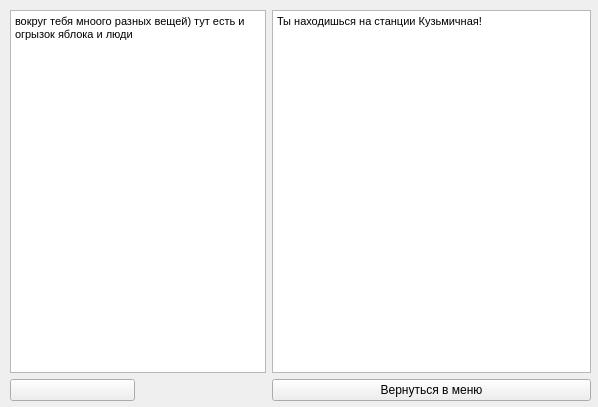
<?xml version="1.0" encoding="UTF-8"?>
<ui version="4.0">
 <class>GameMap</class>
 <widget class="QWidget" name="GameMap">
  <property name="geometry">
   <rect>
    <x>0</x>
    <y>0</y>
    <width>598</width>
    <height>407</height>
   </rect>
  </property>
  <property name="windowTitle">
   <string>Form</string>
  </property>
  <widget class="QWidget" name="gridLayoutWidget">
   <property name="geometry">
    <rect>
     <x>10</x>
     <y>10</y>
     <width>581</width>
     <height>391</height>
    </rect>
   </property>
   <layout class="QGridLayout" name="gridLayout">
    <item row="6" column="0" colspan="2">
     <layout class="QGridLayout" name="gridLayout_2"/>
    </item>
    <item row="3" column="2">
     <widget class="QPushButton" name="toMenuBtn">
      <property name="text">
       <string>Вернуться в меню</string>
      </property>
     </widget>
    </item>
    <item row="1" column="2">
     <widget class="QTextEdit" name="textEdit_2">
      <property name="html">
       <string>&lt;!DOCTYPE HTML PUBLIC &quot;-//W3C//DTD HTML 4.0//EN&quot; &quot;http://www.w3.org/TR/REC-html40/strict.dtd&quot;&gt;
&lt;html&gt;&lt;head&gt;&lt;meta name=&quot;qrichtext&quot; content=&quot;1&quot; /&gt;&lt;style type=&quot;text/css&quot;&gt;
p, li { white-space: pre-wrap; }
&lt;/style&gt;&lt;/head&gt;&lt;body style=&quot; font-family:'MS Shell Dlg 2'; font-size:8.25pt; font-weight:400; font-style:normal;&quot;&gt;
&lt;p style=&quot; margin-top:0px; margin-bottom:0px; margin-left:0px; margin-right:0px; -qt-block-indent:0; text-indent:0px;&quot;&gt;Ты находишься на станции Кузьмичная!&lt;/p&gt;&lt;/body&gt;&lt;/html&gt;</string>
      </property>
     </widget>
    </item>
    <item row="3" column="0">
     <widget class="QPushButton" name="point_1_btn">
      <property name="text">
       <string/>
      </property>
     </widget>
    </item>
    <item row="1" column="0" colspan="2">
     <widget class="QTextEdit" name="textEdit">
      <property name="html">
       <string>&lt;!DOCTYPE HTML PUBLIC &quot;-//W3C//DTD HTML 4.0//EN&quot; &quot;http://www.w3.org/TR/REC-html40/strict.dtd&quot;&gt;
&lt;html&gt;&lt;head&gt;&lt;meta name=&quot;qrichtext&quot; content=&quot;1&quot; /&gt;&lt;style type=&quot;text/css&quot;&gt;
p, li { white-space: pre-wrap; }
&lt;/style&gt;&lt;/head&gt;&lt;body style=&quot; font-family:'MS Shell Dlg 2'; font-size:8.25pt; font-weight:400; font-style:normal;&quot;&gt;
&lt;p style=&quot; margin-top:0px; margin-bottom:0px; margin-left:0px; margin-right:0px; -qt-block-indent:0; text-indent:0px;&quot;&gt;вокруг тебя мноого разных вещей) тут есть и огрызок яблока и люди &lt;/p&gt;&lt;/body&gt;&lt;/html&gt;</string>
      </property>
     </widget>
    </item>
    <item row="3" column="1">
     <widget class="QLabel" name="label">
      <property name="text">
       <string/>
      </property>
     </widget>
    </item>
   </layout>
  </widget>
 </widget>
 <resources/>
 <connections/>
</ui>
